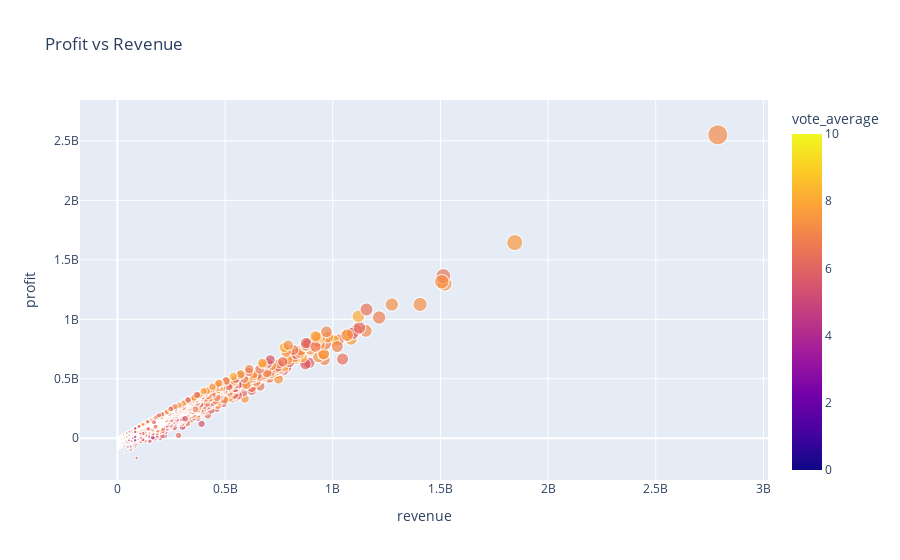

The notebook cell this image was saved under:
### Markdown cell above
### Profit vs. Revenue

### Code cell
fig4 = px.scatter(cp_movies, cp_movies['revenue'], cp_movies['profit'], title= 'Profit vs Revenue', color='vote_average', size='revenue',  hover_data=['Title'])
fig4

### Figure 1 — Plotly figure (JSON) as saved in the notebook; plotly's stock layout.template omitted (floating-point values rounded to 4 significant figures; data arrays with more than 128 entries replaced by an {"elided": "..."} marker saying what was removed)
{"data": [{"customdata": {"elided": "4791x1 str values"}, "hovertemplate": "revenue=%{marker.size}<br>profit=%{y}<br>Title=%{customdata[0]}<br>vote_average=%{marker.color}<extra></extra>", "legendgroup": "", "marker": {"color": {"elided": "4791 float values"}, "coloraxis": "coloraxis", "size": {"elided": "4791 float values"}, "sizemode": "area", "sizeref": 6970000.0, "symbol": "circle"}, "mode": "markers", "name": "", "showlegend": false, "type": "scattergl", "x": {"elided": "4791 float values"}, "xaxis": "x", "y": {"elided": "4791 float values"}, "yaxis": "y"}], "layout": {"coloraxis": {"colorbar": {"title": {"text": "vote_average"}}, "colorscale": [[0, "#0d0887"], [0.1111, "#46039f"], [0.2222, "#7201a8"], [0.3333, "#9c179e"], [0.4444, "#bd3786"], [0.5556, "#d8576b"], [0.6667, "#ed7953"], [0.7778, "#fb9f3a"], [0.8889, "#fdca26"], [1, "#f0f921"]]}, "legend": {"itemsizing": "constant", "tracegroupgap": 0}, "title": {"text": "Profit vs Revenue"}, "xaxis": {"anchor": "y", "domain": [0, 1], "title": {"text": "revenue"}}, "yaxis": {"anchor": "x", "domain": [0, 1], "title": {"text": "profit"}}}}
